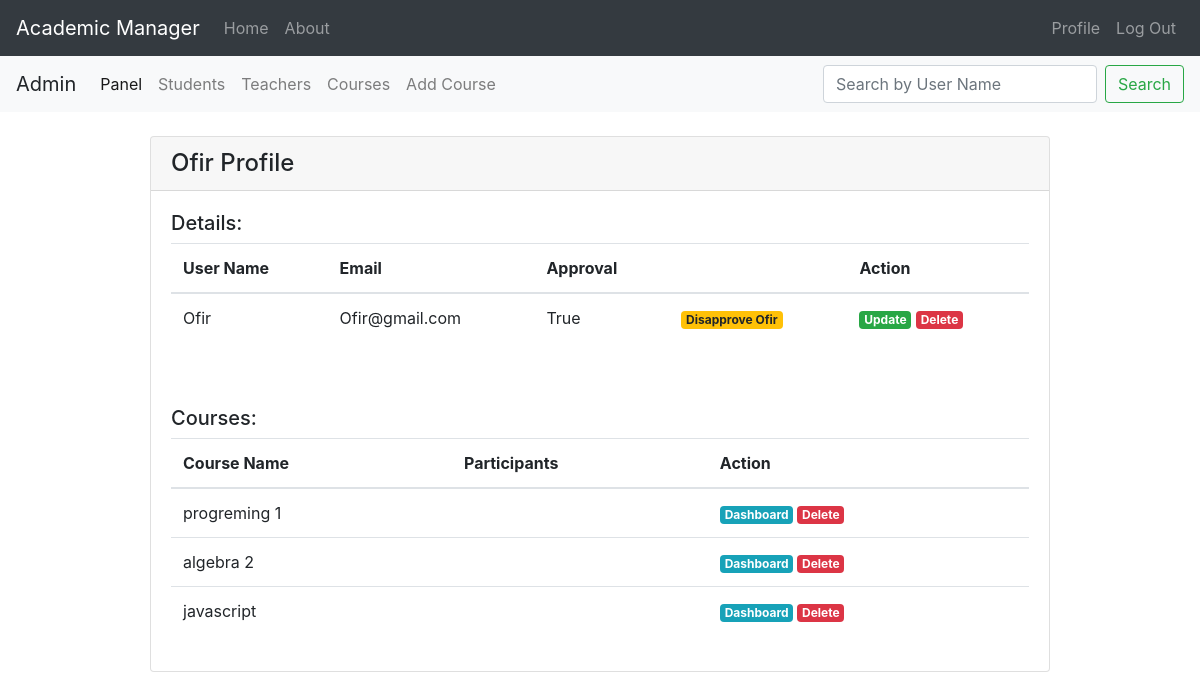
Page /teachers/watch/3 (signed in) on the earlier database version.
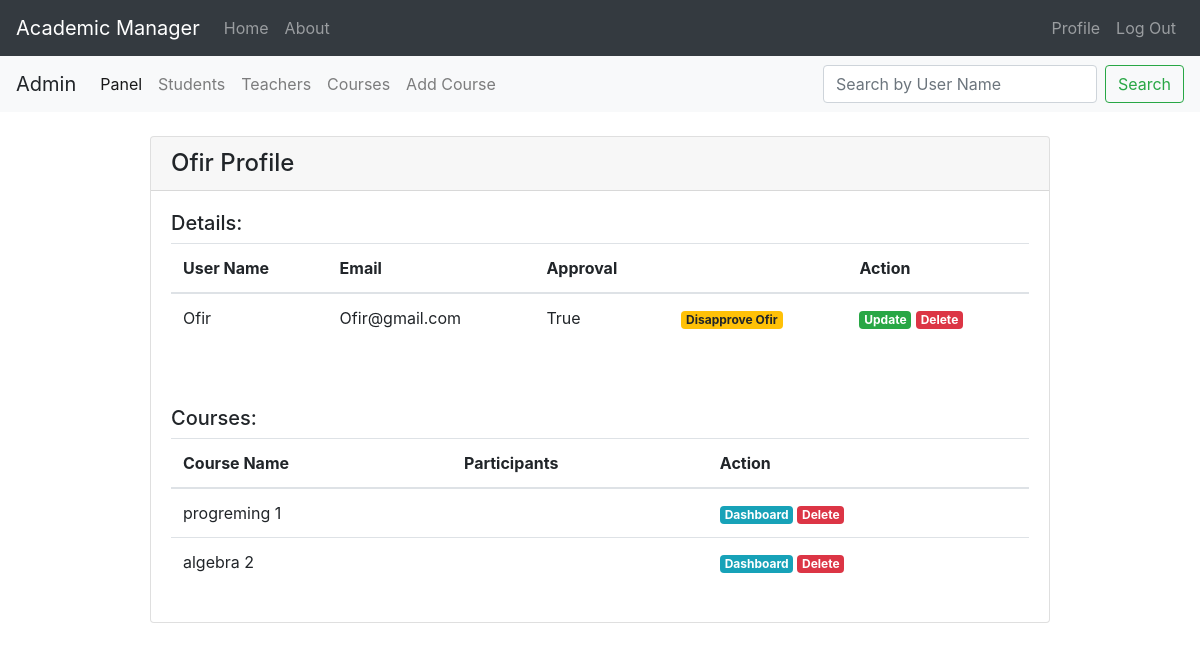
Same page on the later database version.
### academic_manager/models.py (models this page shows, shortened)
class Course(db.Model):
    id = db.Column(db.Integer, primary_key=True)
    course_name = db.Column(db.String(30), nullable=False)
    teacher_id = db.Column(db.Integer, db.ForeignKey('teacher.id'), nullable=False)
    enrollment = db.relationship('Enrollment', backref='course', lazy=True)
    task = db.relationship('Task', backref='course', lazy=True)

### academic_manager/teachers/routes.py (the view)
@teachers.route("/watch/<int:teacher_id>")
def watch_teacher(teacher_id):
    if "type" in session:
        if session["type"] == "admin":
            teacher_profile = Teacher.query.filter_by(id=teacher_id).first()
            return render_template("watch_teacher.html", teacher=teacher_profile)
    flash("Page not found!", "warning")
    return redirect(url_for("main.home"))

### academic_manager/teachers/templates/watch_teacher.html (shortened to what this page needs)
{% extends "base.html" %}
{% block content %}
<h4 class="card-header">{{ teacher.user_name }} Profile</h4>
<div class="card-body">
    <h5>Details:</h5>
    <table class="table" style="width:100%">
        <thead>
        <tr>
            <th>User Name</th>
            <th>Email</th>
            {% if "type" in session %}
                {% if session["type"] == "admin" %}
                <th>Approval</th>
                <th></th>
                <th>Action</th>
                {% endif %}
            {% endif %}
        </tr>
        </thead>
        <tbody>
        <tr>
            <td>{{ teacher.user_name }}</td>
            <td>{{ teacher.email }}</td>
            {% if "type" in session %}
                {% if session["type"] == "admin" %}
                <td>
                    {{ teacher.approved }}
                </td>
                <td>
                    {% if teacher.approved %}
                        <a href="{{ url_for('admin.teacher_approval', teacher_id=teacher.id, action='disapprove') }}"
                           class="badge badge-warning">Disapprove {{ teacher.user_name }}</a>
                    {% else %}
                        <a href="{{ url_for('admin.teacher_approval' ,teacher_id=teacher.id, action='approve') }}"
                           class="badge badge-info">Approve {{ teacher.user_name }}</a>
                    {% endif %}
                </td>
                <td>
                    <a href="{{ url_for('teachers.update_teacher', teacher_id=teacher.id) }}"
                       class="badge badge-success">Update</a>
                    <a href="{{ url_for('teachers.delete_teacher', teacher_id=teacher.id) }}"
                       class="badge badge-danger">Delete</a>
                </td>
                {% endif %}
            {% endif %}
        </tr>
        </tbody>
    </table>
    <br><br>
    <div>
        <h5>Courses:</h5>
        <table class="table" style="width:100%">
            <thead>
            <tr>
                <th>Course Name</th>
                <th>Participants</th>
                {% if "type" in session %}
                {% if session["type"] == "admin" %}
                <th>Action</th>
                {% endif %}
                {% endif %}
            </tr>
            </thead>
            <tbody>
            {% for course in teacher.course %}
            <tr>
                <td>{{ course.course_name }}</td>
                <td></td>
                {% if "type" in session %}
                {% if session["type"] == "admin" %}
                <th>
                    <a href="{{ url_for('courses.course_dashboard_teacher', course_id=course.id) }}"
                       class="badge badge-info">Dashboard</a>
                    <a href="{{ url_for('courses.delete_course', course_id=course.id) }}"
                       class="badge badge-danger">Delete</a>
                </th>
                {% endif %}
                {% endif %}
            </tr>
            {% endfor %}
            </tbody>
        </table>
    </div>
</div>
{% endblock %}

Differences in the rows shown:
removed Course: course_name "javascript"
